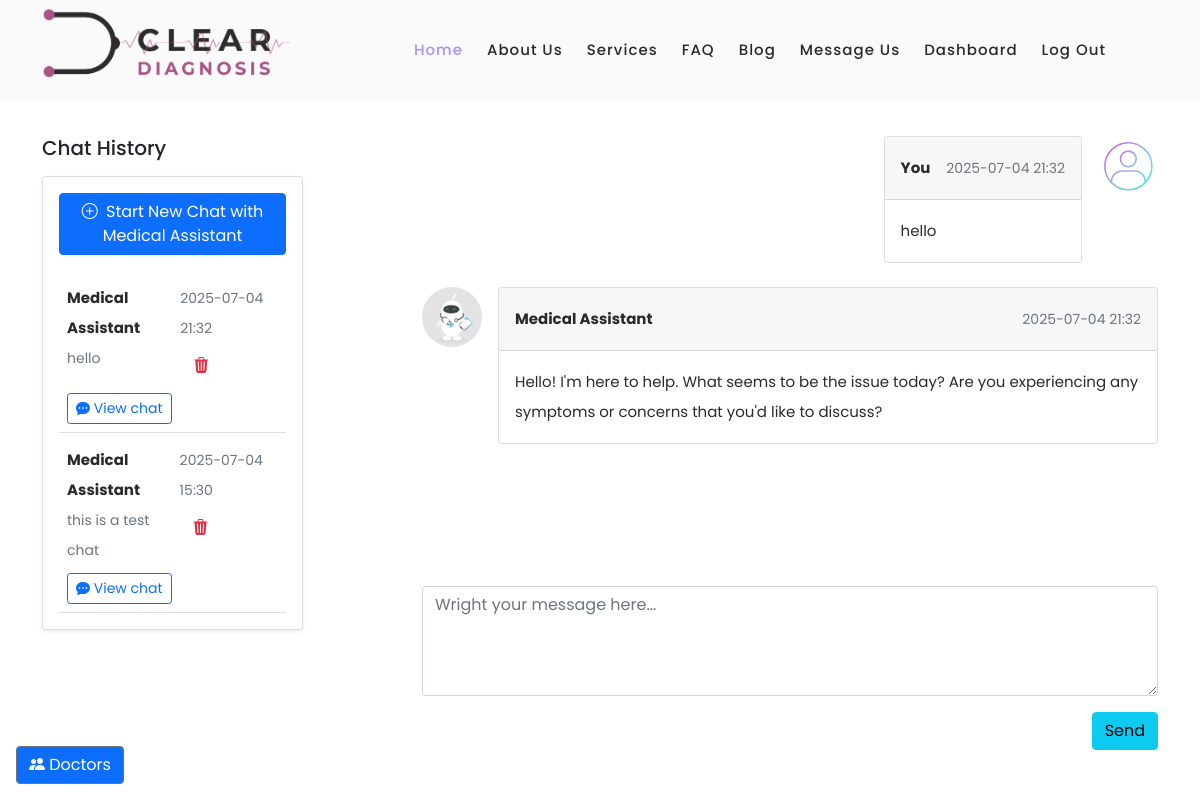
Page /chat/4 (signed in) on the committed database.
### models.py (models this page shows, shortened)
class Conversation(db.Model):
    id = db.Column(db.Integer, primary_key=True)
    user_id = db.Column(db.Integer, db.ForeignKey('users.id'), nullable=False)
    role = db.Column(db.String(50), default='User')  # 'User' or 'Doctor'
    subject = db.Column(db.String(255), nullable=False)
    messages = db.relationship('Message', backref='conversation',cascade="all, delete-orphan", lazy=True, order_by="Message.timestamp")
    doctor_id = db.Column(db.Integer, db.ForeignKey('doctors.id'), nullable=True)
    timestamp = db.Column(db.DateTime, default=datetime.utcnow)
    status = db.Column(db.String(50), default='active')  # 'active', 'closed', 'pending'
    user = db.relationship('User', backref='conversations')

class Message(db.Model):
    id = db.Column(db.Integer, primary_key=True)
    conversation_id = db.Column(db.Integer, db.ForeignKey('conversation.id'), nullable=False)
    sender_id = db.Column(db.Integer, db.ForeignKey('users.id'), nullable=False)
    role = db.Column(db.String(50), default='User')  # 'User' or 'Doctor' or 'Assistant'
    content = db.Column(db.Text, nullable=False)
    timestamp = db.Column(db.DateTime, default=datetime.utcnow)
    sender = db.relationship('User')

### app.py (the view, shortened to what this page needs)
@app.route('/chat/<int:conversation_id>', defaults={'doctor_id': None}, methods=['GET', 'POST'])
@app.route('/chat/<int:conversation_id>/doctor/<int:doctor_id>', methods=['GET', 'POST'])
@login_required
def chat(conversation_id, doctor_id):
    doctors = db.session.query(User).join(Doctor).filter(User.role == 'doctor').all()
    conversations = Conversation.query.filter_by(user_id=current_user.id).order_by(Conversation.timestamp.desc()).all()
    doctor_conversations = Conversation.query.filter_by(doctor_id=current_user.id).order_by(Conversation.timestamp.desc()).all()
    if current_user.role == 'doctor':
        conversations = doctor_conversations
    if conversation_id == 0:
        return render_template('chat.html', conversations=conversations, doctors=doctors,doctor_id=doctor_id, new_chat=True)
    user_id = request.args.get('user_id', type=int)
    if user_id :
        convo = Conversation.query.filter_by(id=conversation_id, user_id=user_id, doctor_id=current_user.id).first_or_404()
    else:
        convo = Conversation.query.filter_by(id=conversation_id, user_id=current_user.id).first_or_404()
    return render_template('chat.html', conversations=conversations, conversation=convo, doctors=doctors, new_chat=False)

### app.py (called while the page is built)
@login_manager.user_loader
def load_user(user_id):
    return UserLogin.query.get(int(user_id))

@app.before_request
def create_tables():
    db.create_all()

@app.before_request
def update_last_seen():
    if current_user.is_authenticated:
        current_user.last_login = datetime.utcnow()
        db.session.commit()

### templates/chat.html (shortened to what this page needs)
{%extends "base.html" %}
{% block content %}
<section>
  <div class="container py-3">
    <div class="row">
      <div class="col-md-5 col-lg-4 col-xl-3 mb-4 mb-md-0 overflow-auto" style='height: 65vh;' id="chat-history">
        <h5 class="font-weight-bold mb-3 text-center text-lg-start">Chat History</h5>
        <div class="card shadow-sm">
          <div class="card-body">
            {% if current_user.role != 'doctor' %}
            <a href="{{url_for('chat', conversation_id=0)}}" class="btn btn-primary mb-3">
              <i class="bi bi-plus-circle me-1"></i> Start New Chat with Medical Assistant
            </a>
            {% endif %}
          {% if conversations %}
            <ul class="list-unstyled mb-0">
            {% for conversation in conversations %}
              <li class="p-2 border-bottom">
                <a href="#!" class="d-flex justify-content-between">
                  <div class="d-flex flex-row">
                    <div class="pt-1">
                      <p class="fw-bold mb-0">
                        {% if conversation.doctor_id %}
                          {% if current_user.role == 'doctor' %}
                            {{ conversation.user.username }}
                          {% else %}
                            Dr. {{ conversation.doctor_id | doctor_name }}
                          {% endif %}
                        {% else %}
                          Medical Assistant
                        {% endif %}
                      </p>
                      <p class="small text-muted">{{ conversation.subject[:120] }}{% if conversation.subject|length > 120 %}...{% endif %}</p>
                    </div>
                  </div>
                  <div class="pt-1">
                    <p class="small text-muted mb-1">{{ conversation.timestamp.strftime('%Y-%m-%d %H:%M') }}</p>
                    <form method="POST"
                          action="{{ url_for('delete_conversation', conversation_id=conversation.id) }}"
                          class="delete-form">
                      <button type="button" class="btn btn-link text-danger trigger-delete">
                        <i class="bi bi-trash3-fill"></i>
                      </button>
                    </form>
                  </div>
                </a>
                      <p>
                        {% if current_user.role == 'doctor' %}
                        <a href="{{ url_for('chat', conversation_id=conversation.id,doctor_id=conversation.doctor_id, user_id=conversation.user_id) }}" class="btn btn-sm btn-outline-primary mt-2">
                        {% else %}
                        <a href="{{ url_for('chat', conversation_id=conversation.id, doctor_id=conversation.doctor_id) }}" class="btn btn-sm btn-outline-primary mt-2">
                        {% endif %}
                          <i class="bi bi-chat-dots-fill"></i>
                        View chat
                        </a>
                      </p>
              </li>
              {% endfor %}
            </ul>
          {% else %}
            <p class="text-muted">No conversation history yet.</p>
          {% endif %}
          </div>
        </div>
      </div>
      <div class="col-md-1 col-lg-1 col-xl-1 overflow-auto"  style='height: 65vh;' id=""></div>
      <div class="col-md-6 col-lg-7 col-xl-8 ' id="chat-box">
        <div  id="chat-messages" style="height: 55vh; overflow-y: auto;">
        <ul class="list-unstyled">
          {% if conversation %}
            {%if conversation.messages %}
              {% for msg in conversation.messages %}
                {% if msg.sender_id == current_user.id %}
                  <li class="d-flex flex-row-reverse mb-4">
                    <img src="{{ url_for('static', filename='images/avatar.svg') }}" alt="avatar"
                        class="rounded-circle d-flex align-self-start ms-3 shadow-1-strong" style="width:60px">
                    <div class="card">
                      <div class="card-header d-flex justify-content-between p-3">
                        <p class="fw-bold mb-0">You</p>
                        <p class="text-muted small mb-0 ms-3"> {{ msg.timestamp.strftime('%Y-%m-%d %H:%M') }}</p>
                      </div>
                      <div class="card-body">
                        <p class="mb-0">
                          {{ msg.content }}
                        </p>
                      </div>
                    </div>
                  </li>
                {% else %}
                  <li class="d-flex mb-4">
                    <img src="{{ url_for('static', filename='images/mbotavatar.webp') }}" alt="avatar"
                      class="rounded-circle d-flex align-self-start me-3 shadow-1-strong" style="max-width:60px">
                    <div class="card">
                      <div class="card-header d-flex justify-content-between p-3">
                        <p class="fw-bold mb-0">
                              Medical Assistant
                        </p>
                        <p class="text-muted small mb-0 ms-3"> {{ msg.timestamp.strftime('%Y-%m-%d %H:%M') }}</p>
                      </div>
                      <div class="card-body">
                        <p class="mb-0">
                          {{ msg.content }}
                        </p>
                      </div>
                  </div>
                  </li>
                {% endif %}
              {% endfor %}
          {% endif %}
        </ul>
        </div>
        <div style="margin-top: 10px;">
          <ul class="list-unstyled">
              <form id="chat-form" method="POST">
                <li class="bg-white mb-3">
                  <div data-mdb-input-init class="form-outline">
                    <textarea required autofocus class="form-control bg-body-tertiary" placeholder="Wright your message here..." name="message" id="textAreaExample2" rows="4"></textarea>
                  </div>
                </li>
                <button  type="submit" data-mdb-button-init data-mdb-ripple-init class="btn btn-info btn-rounded float-end">Send</button>
            </form>
            {% endif %}
          </ul>
        </div>
      </div>
    </div>
  </div>
</section>
{% endblock %}

### templates/base.html (shortened to what this page needs)
<!DOCTYPE html>
<html lang="en">
<head>
    <link rel="stylesheet" href="{{ url_for('static', filename='vendor/bootstrap/css/bootstrap.min.css') }}">
    <link rel="stylesheet" href="{{ url_for('static', filename='vendor/bootstrap/css/bootstrap-icons.css') }}">
    <link href="https://cdn.jsdelivr.net/npm/bootstrap-icons@1.10.5/font/bootstrap-icons.css" rel="stylesheet">
    <link rel="stylesheet" href="{{ url_for('static', filename='css/fontawesome.css') }}">
    <link rel="stylesheet" href="{{ url_for('static', filename='css/templatemo-space-dynamic.css') }}">
    <link rel="stylesheet" href="{{ url_for('static', filename='css/animated.css') }}">
    <link rel="stylesheet" href="{{ url_for('static', filename='css/owl.css') }}">
    <link rel="stylesheet" href="{{ url_for('static', filename='css/base.css') }}">
</head>
<button id="toggleSidebar" class="btn btn-outline-secondary position-fixed bottom-0 start-0 m-3 bg-primary text-white" style="z-index: 1030; ">
  <i class="bi bi-people-fill"></i> Doctors
</button>
<body>
  {% include "navbar.html" %}
  <div class="content" >
    {% block content %}{% endblock %}
  </div>
</body>
</html>

### templates/navbar.html (shortened to what this page needs)
  <header class="header-area header-sticky wow slideInDown" data-wow-duration="0.75s" data-wow-delay="0s">
    <div class="container">
      <div class="row">
        <div class="col-12">
          <nav class="main-nav">
            <a href="{{ url_for('home') }}" class="logo">
              <img src="{{ url_for('static', filename='images/logo-croped.png') }}" class="logo" style="width: 250px; ">
            </a>
            <ul class="nav">
              <li class="scroll-to-section"><a href="{{ url_for('home') }}" class="active">Home</a></li>
              <li class="scroll-to-section"><a href="#about">About Us</a></li>
              <li class="scroll-to-section"><a href="#services">Services</a></li>
              <li class="scroll-to-section"><a href="{{url_for('consultation_form')}}">FAQ</a></li>
              <li class="scroll-to-section"><a href="#blog">Blog</a></li>
              <li class="scroll-to-section"><a href="#contact">Message Us</a></li>
               {% if current_user.is_authenticated %}
              <li class="scroll-to-section"><a href="{{url_for('dashboard')}}">Dashboard</a></li>
                {% endif %}
              <li class="scroll-to-section">
                  {% if current_user.is_authenticated %}
                    <a  href="{{ url_for('logout') }}">log out</a>
                  {% else %}
                    <a href="{{ url_for('login') }}">log in</a>
                  {% endif %}
              </li>
              <li></li>
            </ul>
          </nav>
        </div>
      </div>
    </div>
  </header>

### static/css/templatemo-space-dynamic.css (style rules this page uses)
html, body, div, span, applet, object, iframe, h1, h2, h3, h4, h5, h6, p, blockquote, div pre, a, abbr, acronym, address, big, cite, code, del, dfn, em, font, img, ins, kbd, q, s, samp, small, strike, strong, sub, sup, tt, var, b, u, i, center, dl, dt, dd, ol, ul, li, figure, header, nav, section, article, aside, footer, figcaption { margin: 0; padding: 0; border: 0; outline: 0; }
ul, li { padding: 0; margin: 0; list-style: none; }
header, nav, section, article, aside, footer, hgroup { display: block; }
* { box-sizing: border-box; }
html, body { font-family: 'Poppins', sans-serif; font-weight: 400; background-color: #fff; -ms-text-size-adjust: 100%; -webkit-font-smoothing: antialiased; -moz-osx-font-smoothing: grayscale; }
a { text-decoration: none !important; }
h1, h2, h3, h4, h5, h6 { margin-top: 0px; margin-bottom: 0px; }
ul { margin-bottom: 0px; }
p { font-size: 15px; line-height: 30px; color: #2a2a2a; }
img { width: 100%; overflow: hidden; }
html, body { background: #fff; font-family: 'Poppins', sans-serif; }
.header-area { background-color: #fafafa; position: absolute; top: 0px; left: 0px; right: 0px; z-index: 100; height: 100px; -webkit-transition: all .5s ease 0s; -moz-transition: all .5s ease 0s; -o-transition: all .5s ease 0s; transition: all .5s ease 0s; }
.header-area .main-nav { min-height: 80px; background: transparent; }
.header-area .main-nav .logo { line-height: 100px; color: #fff; font-size: 24px; font-weight: 700; text-transform: uppercase; letter-spacing: 2px; float: left; -webkit-transition: all 0.3s ease 0s; -moz-transition: all 0.3s ease 0s; -o-transition: all 0.3s ease 0s; transition: all 0.3s ease 0s; }
.header-area .main-nav .nav { float: right; margin-top: 30px; margin-right: 0px; background-color: transparent; -webkit-transition: all 0.3s ease 0s; -moz-transition: all 0.3s ease 0s; -o-transition: all 0.3s ease 0s; transition: all 0.3s ease 0s; position: relative; z-index: 999; }
.header-area .main-nav .nav li { padding-left: 20px; padding-right: 20px; }
.header-area .main-nav .nav li:last-child { padding-right: 0px; padding-left: 40px; }
.header-area .main-nav .nav li a { display: block; font-weight: 500; font-size: 15px; color: #2a2a2a; text-transform: capitalize; -webkit-transition: all 0.3s ease 0s; -moz-transition: all 0.3s ease 0s; -o-transition: all 0.3s ease 0s; transition: all 0.3s ease 0s; height: 40px; line-height: 40px; border: transparent; letter-spacing: 1px; }
.header-area .main-nav .nav li a { color: #2a2a2a; }
.header-area .main-nav .nav li:hover a, .header-area .main-nav .nav li a.active { color: #A294F9!important; }
.header-area.header-sticky { min-height: 80px; }
.header-area .nav { margin-top: 30px; }
.header-area.header-sticky .nav li a.active { color: #A888B5; }
@media (max-width: 1200px) { .header-area .main-nav .nav li { padding-left: 12px; padding-right: 12px; } }
@media (max-width: 1200px) { .header-area .main-nav:before { display: none; } }
@media (min-width: 767px) { .header-area .main-nav .nav { display: flex !important; } }

### static/css/base.css (style rules this page uses)
.content { padding-top: 120px; }

### rows in the picture
Conversation: shows "Medical Assistant", subject "hello", timestamp "2025-07-04 21:32"
Conversation: shows "Medical Assistant", subject "this is a test chat", timestamp "2025-07-04 15:30"
Message: timestamp "2025-07-04 21:32", content "hello"
Message: timestamp "2025-07-04 21:32", content "Hello! I'm here to help. What seems to be the issue today? Are you experiencing any symptoms or concerns that you'd like to discuss?"
